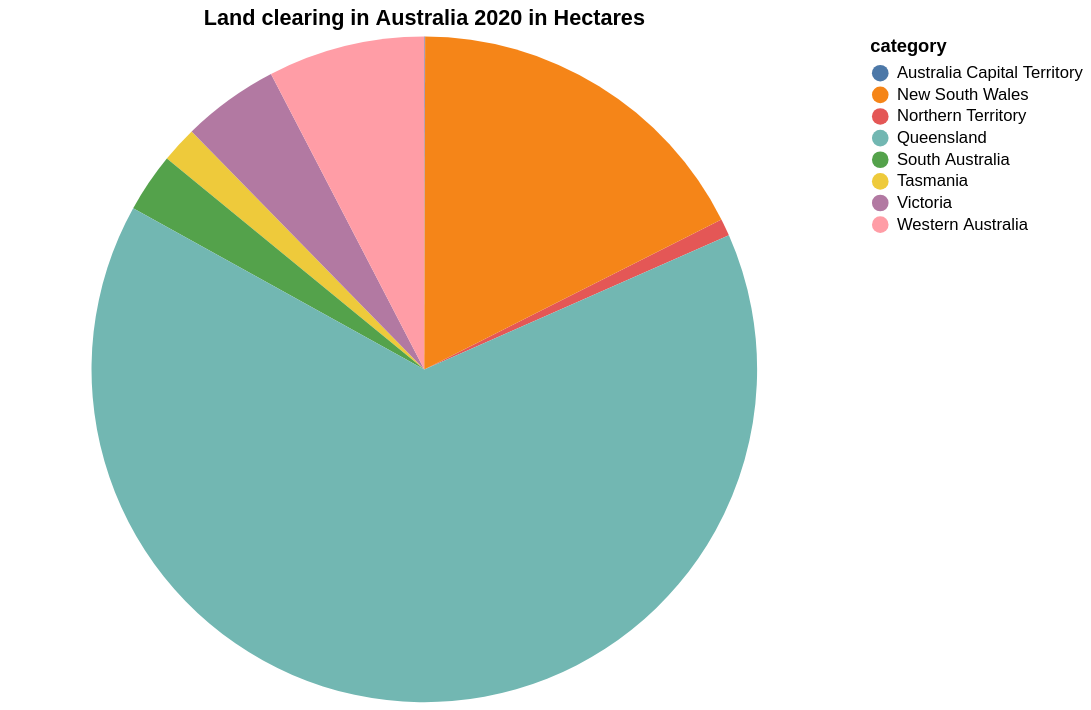

Express this chart as Vega-Lite.
### Vega-Lite specification from a JSON file in a GitHub repository (floating-point values rounded to 4 significant figures)
{"$schema": "https://vega.github.io/schema/vega-lite/v5.json", "width": 500, "height": 400, "description": "Land clearing in Australia 2020 in Hectares", "title": "Land clearing in Australia 2020 in Hectares", "data": {"values": [{"category": "Australia Capital Territory ", "value": 1500}, {"category": "Northern Territory", "value": 31800}, {"category": "Tasmania", "value": 66500}, {"category": "South Australia", "value": 108700}, {"category": "Victoria", "value": 177900}, {"category": "Western Australia", "value": 288400}, {"category": "New South Wales", "value": 663000}, {"category": "Queensland", "value": 2446600}]}, "mark": {"type": "arc", "tooltip": true}, "encoding": {"color": {"field": "category", "type": "nominal"}, "theta": {"field": "value", "type": "quantitative", "stack": "normalize"}}}
